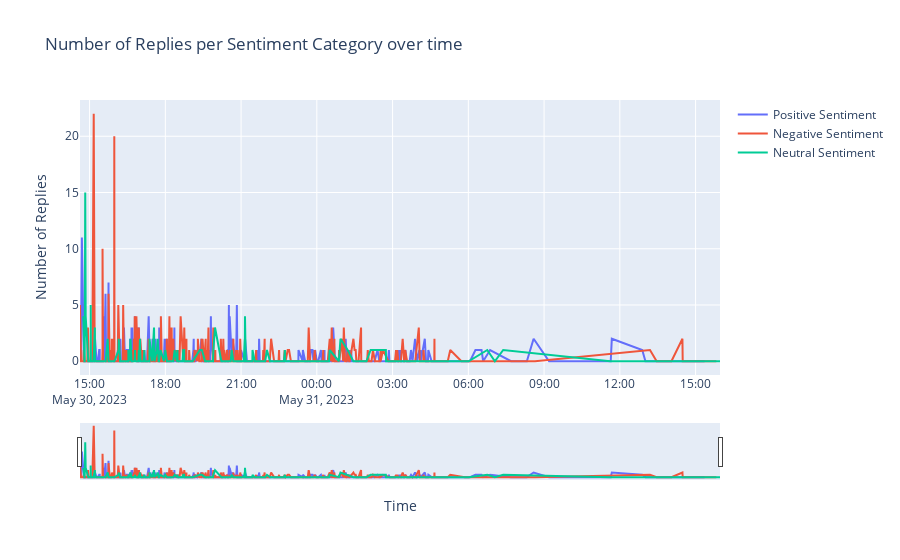

Notebook code cell kept with this figure:
### Code cell
import plotly.express as px
import plotly.graph_objects as go

layout = go.Layout(title='Number of Replies per Sentiment Category over time',
                   xaxis_title='Time',
                   yaxis_title='Number of Replies')


fig = go.Figure(layout=layout)

fig.add_trace(go.Scatter(x=testdf[testdf.Sentiment == 'Positive Sentiment'].time.sort_values(), y=testdf[testdf.Sentiment == 'Positive Sentiment'].rep_count,
                    mode='lines',
                    name='Positive Sentiment')
             )

fig.add_trace(go.Scatter(x=testdf[testdf.Sentiment == 'Negative Sentiment'].time.sort_values(), y=testdf[testdf.Sentiment == 'Negative Sentiment'].rep_count,
                    mode='lines',
                    name='Negative Sentiment')
)

fig.add_trace(go.Scatter(x=testdf[testdf.Sentiment == 'Neutral Sentiment'].time.sort_values(), y=testdf[testdf.Sentiment == 'Neutral Sentiment'].rep_count,
mode='lines',
name='Neutral Sentiment')
)


fig.update_xaxes(rangeslider_visible=True)


fig.show()

fig.write_html('sentiment_time_series.html')

### Figure 1 — Plotly figure (JSON) as saved in the notebook; plotly's stock layout.template omitted (floating-point values rounded to 4 significant figures; data arrays with more than 128 entries replaced by an {"elided": "..."} marker saying what was removed)
{"data": [{"mode": "lines", "name": "Positive Sentiment", "type": "scatter", "x": {"elided": "577 str values"}, "y": {"elided": "577 int values"}}, {"mode": "lines", "name": "Negative Sentiment", "type": "scatter", "x": {"elided": "681 str values"}, "y": {"elided": "681 int values"}}, {"mode": "lines", "name": "Neutral Sentiment", "type": "scatter", "x": {"elided": "190 str values"}, "y": {"elided": "190 int values"}}], "layout": {"title": {"text": "Number of Replies per Sentiment Category over time"}, "xaxis": {"rangeslider": {"visible": true}, "title": {"text": "Time"}}, "yaxis": {"title": {"text": "Number of Replies"}}}}
